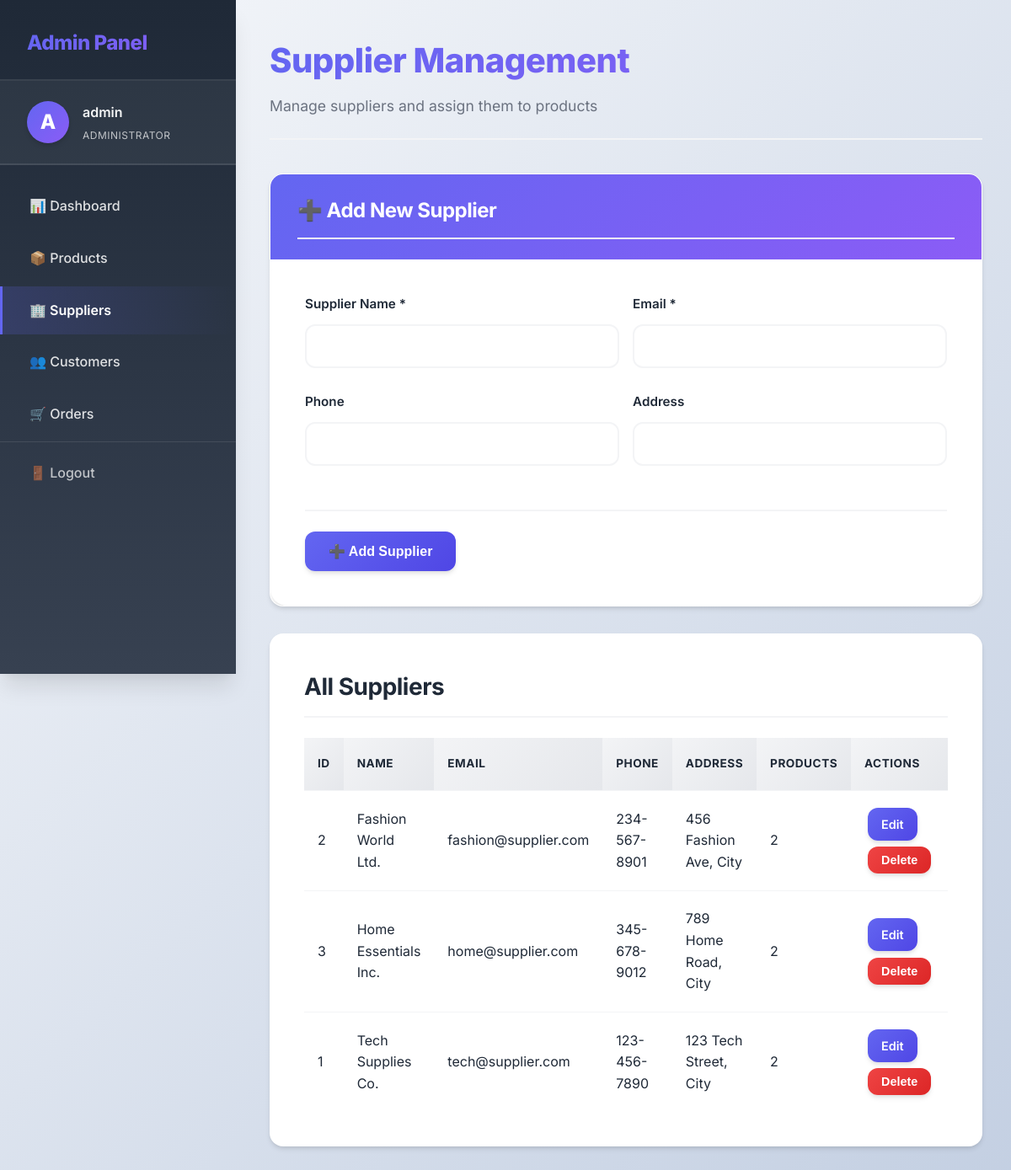
Screenshot of /admin/suppliers.php (signed in) with the database file from the repository.
### tables this page shows
CREATE TABLE IF NOT EXISTS suppliers (
    id INT AUTO_INCREMENT PRIMARY KEY,
    name VARCHAR(100) NOT NULL,
    email VARCHAR(100) UNIQUE NOT NULL,
    phone VARCHAR(20),
    address TEXT,
    created_at TIMESTAMP DEFAULT CURRENT_TIMESTAMP
);

### admin/suppliers.php (the view, shortened to what this page needs)
<?php
$conn = getDBConnection();
$editSupplier = null;
$suppliers = $conn->query("SELECT s.*, COUNT(p.id) as product_count
                          FROM suppliers s
                          LEFT JOIN products p ON s.id = p.supplier_id
                          GROUP BY s.id
                          ORDER BY s.name");
include 'includes/header.php';
?>
<div class="admin-page-header">
    <h1>Supplier Management</h1>
    <p class="admin-welcome">Manage suppliers and assign them to products</p>
</div>
<div class="admin-form-section">
    <div class="section-header">
        <h2><?php echo $editSupplier ? '✏️ Edit Supplier' : '➕ Add New Supplier'; ?></h2>
    </div>
    <div class="form-container" style="max-width: 100%; margin: 0;">
    <form method="POST" action="suppliers.php">
        <div style="display: grid; grid-template-columns: 1fr 1fr; gap: 1rem;">
            <div class="form-group">
                <label>Supplier Name *</label>
                <input type="text" name="name" required value="<?php echo $editSupplier ? htmlspecialchars($editSupplier['name']) : ''; ?>">
            </div>
            <div class="form-group">
                <label>Email *</label>
                <input type="email" name="email" required value="<?php echo $editSupplier ? htmlspecialchars($editSupplier['email']) : ''; ?>">
            </div>
        </div>
        <div style="display: grid; grid-template-columns: 1fr 1fr; gap: 1rem;">
            <div class="form-group">
                <label>Phone</label>
                <input type="tel" name="phone" value="<?php echo $editSupplier ? htmlspecialchars($editSupplier['phone']) : ''; ?>">
            </div>
            <div class="form-group">
                <label>Address</label>
                <input type="text" name="address" value="<?php echo $editSupplier ? htmlspecialchars($editSupplier['address']) : ''; ?>">
            </div>
        </div>
        <div class="form-actions">
            <button type="submit" class="btn btn-primary"><?php echo $editSupplier ? '💾 Update Supplier' : '➕ Add Supplier'; ?></button>
        </div>
    </form>
    </div>
</div>
<div class="table-container">
    <h2>All Suppliers</h2>
    <table>
        <thead>
            <tr>
                <th>ID</th>
                <th>Name</th>
                <th>Email</th>
                <th>Phone</th>
                <th>Address</th>
                <th>Products</th>
                <th>Actions</th>
            </tr>
        </thead>
        <tbody>
            <?php if ($suppliers->num_rows > 0): ?>
                <?php while ($supplier = $suppliers->fetch_assoc()): ?>
                    <tr>
                        <td><?php echo $supplier['id']; ?></td>
                        <td><?php echo htmlspecialchars($supplier['name']); ?></td>
                        <td><?php echo htmlspecialchars($supplier['email']); ?></td>
                        <td><?php echo htmlspecialchars($supplier['phone'] ?: 'N/A'); ?></td>
                        <td><?php echo htmlspecialchars($supplier['address'] ?: 'N/A'); ?></td>
                        <td><?php echo $supplier['product_count']; ?></td>
                        <td>
                            <a href="suppliers.php?edit=<?php echo $supplier['id']; ?>" class="btn btn-primary" style="padding: 0.5rem 1rem; font-size: 0.9rem;">Edit</a>
                            <form method="POST" action="suppliers.php" style="display: inline;" onsubmit="return confirm('Are you sure you want to delete this supplier?');">
                                <button type="submit" class="btn btn-danger" style="padding: 0.5rem 1rem; font-size: 0.9rem;">Delete</button>
                            </form>
                        </td>
                    </tr>
                <?php endwhile; ?>
            <?php else: ?>
                <tr>
                    <td colspan="7" style="text-align: center;">No suppliers found.</td>
                </tr>
            <?php endif; ?>
        </tbody>
    </table>
</div>
<?php
include 'includes/footer.php';
?>

### assets/css/style.css (style rules this page uses)
* { margin: 0; padding: 0; box-sizing: border-box; }
:root { --primary-color: #6366f1; --primary-dark: #4f46e5; --primary-light: #818cf8; --secondary-color: #8b5cf6; --accent-color: #ec4899; --success-color: #10b981; --danger-color: #ef4444; --warning-color: #f59e0b; --dark: #1f2937; --dark-light: #374151; --gray: #6b7280; --light-gray: #f3f4f6; --white: #ffffff; --shadow-sm: 0 1px 2px 0 rgba(0, 0, 0, 0.05); --shadow: 0 4px 6px -1px rgba(0, 0, 0, 0.1), 0 2px 4px -1px rgba(0, 0, 0, 0.06); --shadow-lg: 0 10px 15px -3px rgba(0, 0, 0, 0.1), 0 4px 6px -2px rgba(0, 0, 0, 0.05); --shadow-xl: 0 20px 25px -5px rgba(0, 0, 0, 0.1), 0 10px 10px -5px rgba(0, 0, 0, 0.04); }
body { font-family: 'Inter', -apple-system, BlinkMacSystemFont, 'Segoe UI', Roboto, sans-serif; line-height: 1.6; color: var(--dark); background: linear-gradient(135deg, #f5f7fa 0%, #c3cfe2 100%); min-height: 100vh; }
.btn { display: inline-block; padding: 0.875rem 1.75rem; background: linear-gradient(135deg, var(--primary-color), var(--primary-dark)); color: var(--white); text-decoration: none; border: none; border-radius: 12px; cursor: pointer; transition: all 0.3s ease; font-size: 1rem; font-weight: 600; box-shadow: var(--shadow); position: relative; overflow: hidden; }
.btn::before { content: ''; position: absolute; top: 50%; left: 50%; width: 0; height: 0; border-radius: 50%; background: rgba(255, 255, 255, 0.3); transform: translate(-50%, -50%); transition: width 0.6s, height 0.6s; }
.btn-primary { background: linear-gradient(135deg, var(--primary-color), var(--primary-dark)); }
.btn-danger { background: linear-gradient(135deg, var(--danger-color), #dc2626); }
.form-container { max-width: 550px; margin: 3rem auto; background: var(--white); padding: 3rem; border-radius: 20px; box-shadow: var(--shadow-xl); border: 1px solid rgba(255, 255, 255, 0.2); }
.form-group { margin-bottom: 1.75rem; }
.form-group label { display: block; margin-bottom: 0.75rem; font-weight: 600; color: var(--dark); font-size: 0.95rem; }
.form-group input, .form-group textarea, .form-group select { width: 100%; padding: 0.875rem 1.25rem; border: 2px solid var(--light-gray); border-radius: 12px; font-size: 1rem; transition: all 0.3s ease; font-family: inherit; background: var(--white); }
.table-container { background: var(--white); padding: 2.5rem; border-radius: 16px; box-shadow: var(--shadow); overflow-x: auto; margin: 2rem 0; border: 1px solid rgba(255, 255, 255, 0.2); }
table { width: 100%; border-collapse: collapse; }
table th, table td { padding: 1.25rem 1rem; text-align: left; border-bottom: 1px solid var(--light-gray); }
table th { background: linear-gradient(135deg, var(--light-gray), #e5e7eb); font-weight: 700; color: var(--dark); text-transform: uppercase; font-size: 0.85rem; letter-spacing: 0.5px; }
table tr { transition: all 0.2s ease; }
table tr:last-child td { border-bottom: none; }
.admin-page-header { margin-bottom: 2.5rem; padding-bottom: 1.5rem; border-bottom: 2px solid var(--light-gray); }
.admin-content h1 { font-size: 2.5rem; font-weight: 800; margin-bottom: 0.5rem; background: linear-gradient(135deg, var(--primary-color), var(--secondary-color)); -webkit-background-clip: text; -webkit-text-fill-color: transparent; background-clip: text; }
.admin-welcome { color: var(--gray); font-size: 1.1rem; margin: 0; }
.admin-content .form-container { max-width: 100%; margin: 0 0 2rem 0; }
.admin-content h2 { font-size: 1.75rem; font-weight: 700; margin-bottom: 1.5rem; color: var(--dark); padding-bottom: 0.75rem; border-bottom: 2px solid var(--light-gray); }
table .btn { padding: 0.5rem 1rem; font-size: 0.875rem; margin: 0 0.25rem; }
.admin-form-section { background: var(--white); border-radius: 16px; box-shadow: var(--shadow); margin-bottom: 2rem; overflow: hidden; border: 1px solid rgba(255, 255, 255, 0.2); }
.section-header { background: linear-gradient(135deg, var(--primary-color), var(--secondary-color)); padding: 1.5rem 2rem; color: var(--white); }
.section-header h2 { margin: 0; font-size: 1.5rem; font-weight: 700; color: var(--white); }
.admin-form-section .form-container { padding: 2.5rem; margin: 0; }
.form-actions { display: flex; gap: 1rem; margin-top: 1.5rem; padding-top: 1.5rem; border-top: 2px solid var(--light-gray); }
h1, h2 { color: var(--dark); font-weight: 800; letter-spacing: -0.5px; }
h2 { font-size: 2rem; margin-bottom: 1.5rem; }
html { scroll-behavior: smooth; }
.product-card, .dashboard-card, .table-container { animation: fadeIn 0.6s ease; }

### rows the page displays
suppliers: id "2", name "Fashion World Ltd.", email "fashion@supplier.com", phone "234-567-8901", address "456 Fashion Ave, City", product_count "2"
suppliers: id "3", name "Home Essentials Inc.", email "home@supplier.com", phone "345-678-9012", address "789 Home Road, City", product_count "2"
suppliers: id "1", name "Tech Supplies Co.", email "tech@supplier.com", phone "123-456-7890", address "123 Tech Street, City", product_count "2"

### other values shown
substr($_SESSION['admin_username'], 0, 1) "A"
$_SESSION['admin_username'] "admin"
